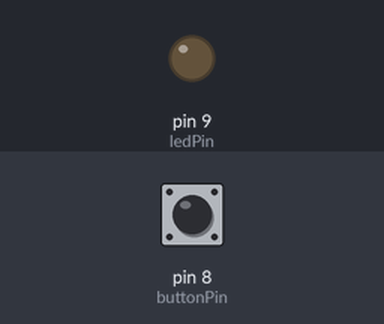
Simulated run of this sketch. Board: Arduino Uno, built with avr-gcc and run on an emulated ATmega328P. Parts: output pins drawn as LEDs (lit = HIGH). The test bench sets the inputs (shaded band); at power-on: pin 8 (buttonPin) LOW.

Above: at 1.2 s.
1.3 s: pin 8 (buttonPin) pulled HIGH for 0.15 s
At 1.37 s:
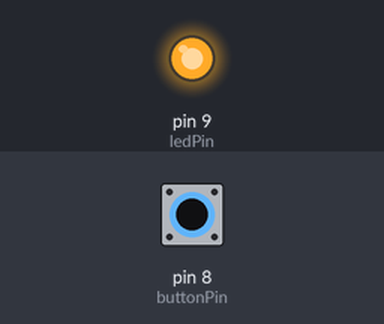
2.9 s: pin 8 (buttonPin) pulled HIGH for 3.2 s
At 7.4 s:
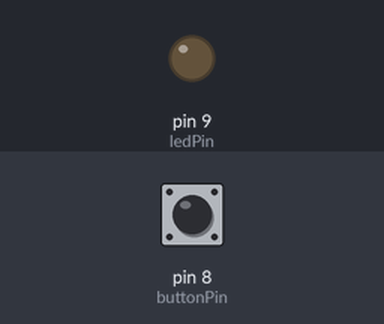
Timing chart, 0 to 8.9 s (numbered marks = the images above; inputs shaded):
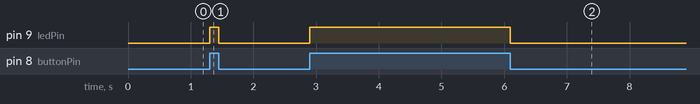

The sketch:

04_buttonPush.ino
```cpp
// This sketch turns on an LED attached to pin 9 when a button attached to pin 8 is pressed (make sure to use a current limiting resistor!)
// Nicholas Schwankl - 9/7/2020

#define ledPin      9
#define buttonPin   8

void setup() {

  pinMode(ledPin, OUTPUT);
  pinMode(buttonPin, INPUT);                // Set the button pin as an input

}

void loop() {

  if( digitalRead(buttonPin) == HIGH ){     // Test if the state of the button pin is pulled high to 5V
    digitalWrite(ledPin, HIGH);             // If so turn on the LED
  }else{                                    // Otherwise
    digitalWrite(ledPin, LOW);              // Turn off the LED
  }

}
```

Measured:
- after the input at 1.3 s, pin 9 (ledPin): LOW → HIGH at once, → LOW 0.15 s later
- after the input at 2.9 s, pin 9 (ledPin): LOW → HIGH at once, → LOW 3.2 s later
